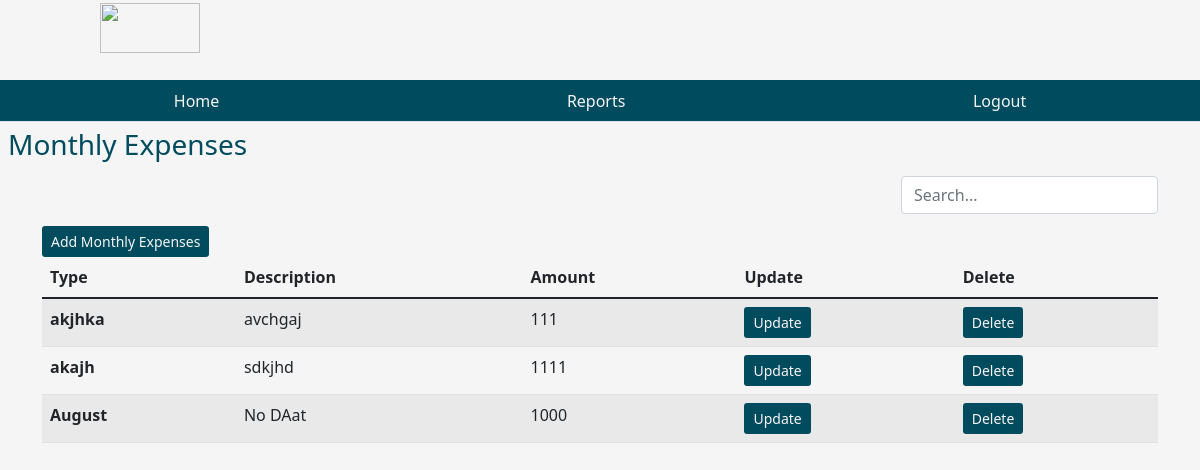
Screenshot of /monthlyexpenses with the database file from the repository.
### tables this page shows
CREATE TABLE monthlyexp (slno INTEGER PRIMARY KEY AUTOINCREMENT, type_m text, description_m text, amount_m INTEGER(20) );

### app.py (the view)
@app.route('/monthlyexpenses')
def monthlyexpenses():
    user = get_current_user()
    db = get_database()
    me_cur = db.execute('select * from monthlyexp')
    allme = me_cur.fetchall()
    return render_template('monthlyexpenses.html', user = user, allme = allme)

### app.py (called while the page is built)
@app.teardown_appcontext
def close_database(error):
    if hasattr(g, 'crudapplication_db'):
        g.crudapplication_db.close()

def get_current_user():
    user = None
    if 'user' in session:
        user = session['user']
        db = get_database()
        user_cur = db.execute('select * from users where name = ?', [user])
        user = user_cur.fetchone()
    return user

@app.before_request
def before_request():
    g.user = None
    if 'user_id' in session:
        user = [x for x in users if x.id == session['user_id']][0]
        g.user = user

### database.py (called while the page is built)
def connect_to_database():
    sql = sqlite3.connect('C:/Users/user/Desktop/components/components/crudapplication.db')
    sql.row_factory = sqlite3.Row
    return sql

def get_database():
    if not hasattr(g, 'crudapplication_db'):
        g.crudapplication_db = connect_to_database()
    return g.crudapplication_db

### templates/monthlyexpenses.html (shortened to what this page needs)
{% from "showlinks.html" import show_links %}
<!DOCTYPE html>
<html lang="en">
<head>
    <link href="https://cdn.jsdelivr.net/npm/bootstrap@5.1.3/dist/css/bootstrap.min.css" rel="stylesheet">
    <link rel="stylesheet" href="{{ url_for('static', filename='dashboard.css')}}" type = "text/css">
</head>
<body>
      <div class="parent">
        <div class="child child1">
          <h1 class="text-center"><i><img src=" https://www.netanalytiks.com/img/core-img/logo2.png" width="100" height="50"></i></h1>
        </div>
        <div class="child child3">
          {{ show_links() }}
        </div>
        <div class="child child4">
            <h3 class="m-2">Monthly Expenses</h3>
        </div>
        <div class="child child5" style="color:rgb(0, 75, 93);">
        </div>
        <div class="child child6  container" style="color:rgb(0, 75, 93);">
              <div class="table-responsive-lg caption-top">
                <a class="btn btn-sm" style="background-color:rgb(0, 75, 93); color:whitesmoke; float: left; margin-top: 50px;" href="{{ url_for('addnewmonthlyexp')}}">Add Monthly Expenses</a>
                <form class="form-inline my-2 my-lg-0" style="display: inline-block; float: right;">
                  <input type="search" placeholder="Search..." class="form-control search-input mr-sm-2" aria-label="Search"  data-table="customers-list"/>
                </form>
                <table class="table table-striped mt32 customers-list">
                    <thead>
                        <tr>
                          <th scope="col">Type</th>
                          <th scope="col">Description</th>
                          <th scope="col">Amount</th>
                          <th scope="col">Update</th>
                          <th scope="col">Delete</th>
                        </tr>
                      </thead>
                      <tbody>
                        {% for me in allme %}
                        <tr>
                          <th scope="row">{{ me['type_m'] }} </th>
                          <td>{{ me['description_m'] }}</td>
                          <td>{{ me['amount_m'] }}</td>
                          <td><a class="btn btn-sm" style="background-color:rgb(0, 75, 93); color:whitesmoke;" href="{{ url_for('fetchoneme', slno = me['slno'] )}}">Update</a></td>
                          <td><a class="btn btn-sm" style="background-color:rgb(0, 75, 93); color:whitesmoke;" href="{{ url_for('deletemonthlyexp', slno = me['slno'] )}}">Delete</a></td>
                        </tr>
                        {% endfor %}
                      </tbody>
                </table>
              </div>
        </div>
</body>
</html>

### static/dashboard.css (style rules this page uses)
html, body { height: 100%; background-color:whitesmoke; color:rgb(0, 75, 93); }
.parent { height: 100%; display: grid; grid-template-columns: repeat(4, 1fr); grid-template-rows: 10% 5% 7% auto 7%; }
.child { margin-bottom: 10px; }
.child1 { grid-column: 1/2; grid-row: 1/2; }
.child3 { grid-column: 1/-1; grid-row: 2/3; }
.child4 { grid-column: 1/2; grid-row: 3/4; }
.child5 { grid-column: 4/5; grid-row: 3/4; text-align: center; }
.child6 { grid-column: 1/-1; grid-row: 4/5; }

### rows the page displays
monthlyexp: type_m "akjhka", description_m "avchgaj", amount_m "111"
monthlyexp: type_m "akajh", description_m "sdkjhd", amount_m "1111"
monthlyexp: type_m "August", description_m "No DAat", amount_m "1000"
